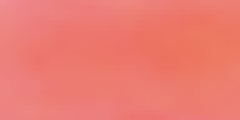
#> input picture OGIEŃ/config/competition_cards/CZERWONA.png, 48 x 24 px (shown 5 times larger)
$ python -i outer_corners.py   (imports and definitions only)
#> lines starting #> are read from the running program, lines starting #| are printed output that depends on the picture
### release/safe_blue_roi.py
"""Makro niebieski ROI — zewnętrzna czarna ramka (HSV), żółty = linie siatki wewnątrz."""
from __future__ import annotations

from typing import List, Optional, Tuple

import cv2
import numpy as np
import pipeline_competition as pc

from release.alignment_pipelines import (
    _hsv_profile_quad,
    _largest_component_mask,
    _panel_hsv_mask,
    _strip_alignment_overlays,
)
from module_pose.api import _rough_quad_from_white_hlines


class BlueRoiStabilizer:
    """
    Wygładza niebieski ROI w czasie: góra nie „pływa”, zawsze obejmuje cały panel.
    y0 tylko w górę (mniejsze wartości), y1 tylko w dół — bez skracania kadru.
    """

    def __init__(
        self,
        *,
        alpha: float = 0.14,
        top_release_px: float = 2.5,
        min_frames: int = 2,
    ) -> None:
#> further down, picture is the input picture: shape (24, 48, 3); mean B, G, R 113.1, 123, 237.1
        self.alpha = float(np.clip(alpha, 0.05, 0.45))
        self.top_release_px = float(top_release_px)
        self.min_frames = max(1, int(min_frames))
        self._smooth: Optional[Tuple[float, float, float, float]] = None
        self._frames = 0

    def reset(self) -> None:
        self._smooth = None
        self._frames = 0

    # [39 lines left out: functions update, _clip_int, not called in this run]


_BLUE_ROI_STABILIZER = BlueRoiStabilizer(alpha=0.12, top_release_px=3.0)


# [152 lines left out: functions _bounds_from_quad, _shift_quad_to_full, _clip_roi, _bbox_from_hsv_mask_pixels, _measure_blue_roi_raw, get_safe_blue_roi, not called in this run]


def reset_blue_roi_stabilizer() -> None:
    _BLUE_ROI_STABILIZER.reset()


# [272 lines left out: functions expand_roi, nudge_quad_inside_roi, crop_by_roi, clip_quad_to_image, merge_blue_roi_with_yellow, ensure_roi_covers_quad and 5 more, not called in this run]

### release/outer_corners.py
"""
Zewnętrzne rogi siatki 10×10 (TL, TR, BR, BL) — bez niebieskiego ROI HSV.

Źródła kandydatów: line_grid, border_scan, LSD grid_outer, alignment pipelines.
Wybór: struktura siatki + konsensus + perspektywa (skalowalne, bez kalibracji px).
"""
from __future__ import annotations

from typing import Any, Dict, List, Optional, Tuple

import cv2
import numpy as np
import pipeline_competition as pc

from module_pose.api import default_intrinsics
from release.safe_blue_roi import clip_quad_to_image

_MIN_GRID_PICK = 0.12
_ENSEMBLE_CLUSTER_PX = 72.0
_ENSEMBLE_MIN_MEMBERS = 2
_ENSEMBLE_ALLOWED = frozenset({
    'img_panel', 'border_scan', 'grid_outer_lsd', 'warp2_img_panel', 'warp',
})
# Słabe aligny — tylko gdy brak line_grid / border_scan z sensowną siatką.
_WEAK_ALIGN = frozenset({
    'white_grid', 'white_hlines', 'hsv_panel', 'morph_blob', 'dark_blob',
    'trapezoid', 'black_panel',
})
_TRUSTED_OUTER = frozenset({
    'img_panel', 'border_scan', 'grid_outer', 'grid_outer_lsd', 'lg_',
})


def enhance_for_corner_probe(image_bgr: np.ndarray) -> np.ndarray:
    """CLAHE na L — lepsze linie siatki przy cieniach (bez zmiany kolorów kartek mocno)."""
    if image_bgr is None or image_bgr.size == 0:
        return image_bgr
    lab = cv2.cvtColor(image_bgr, cv2.COLOR_BGR2LAB)
#> lab: shape (24, 48, 3); mean of channels 0, 1, 2 164.6, 170.9, 153.6
    l_ch, a_ch, b_ch = cv2.split(lab)
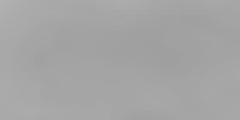
#> l_ch: shape (24, 48) (shown 5 times larger); min 159, max 177, mean 164.6
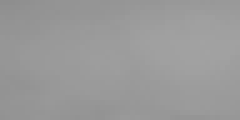
#> b_ch: shape (24, 48) (shown 5 times larger); min 142, max 162, mean 153.6
    clahe = cv2.createCLAHE(clipLimit=2.2, tileGridSize=(8, 8))
    l2 = clahe.apply(l_ch)
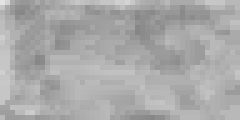
#> l2: shape (24, 48) (shown 5 times larger); min 134, max 227, mean 169.6
    return cv2.cvtColor(cv2.merge([l2, a_ch, b_ch]), cv2.COLOR_LAB2BGR)
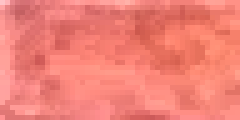
#> returned value: shape (24, 48, 3) (shown 5 times larger); mean B, G, R 118.3, 128.5, 241.3


def _is_trusted_outer(label: str, align: str) -> bool:
    cl = f'{label} {align}'.lower()
    return any(k in cl for k in _TRUSTED_OUTER)


# [684 lines left out: functions _has_trusted_grid_candidate, _filter_rows_for_pick, _method_tier, _score_candidate_row, _consensus_penalty, _ref_outer_width and 8 more, not called in this run]

>>> import cv2
>>> picture = cv2.imread('../OGIEŃ/config/competition_cards/CZERWONA.png')
>>> result = enhance_for_corner_probe(picture)
